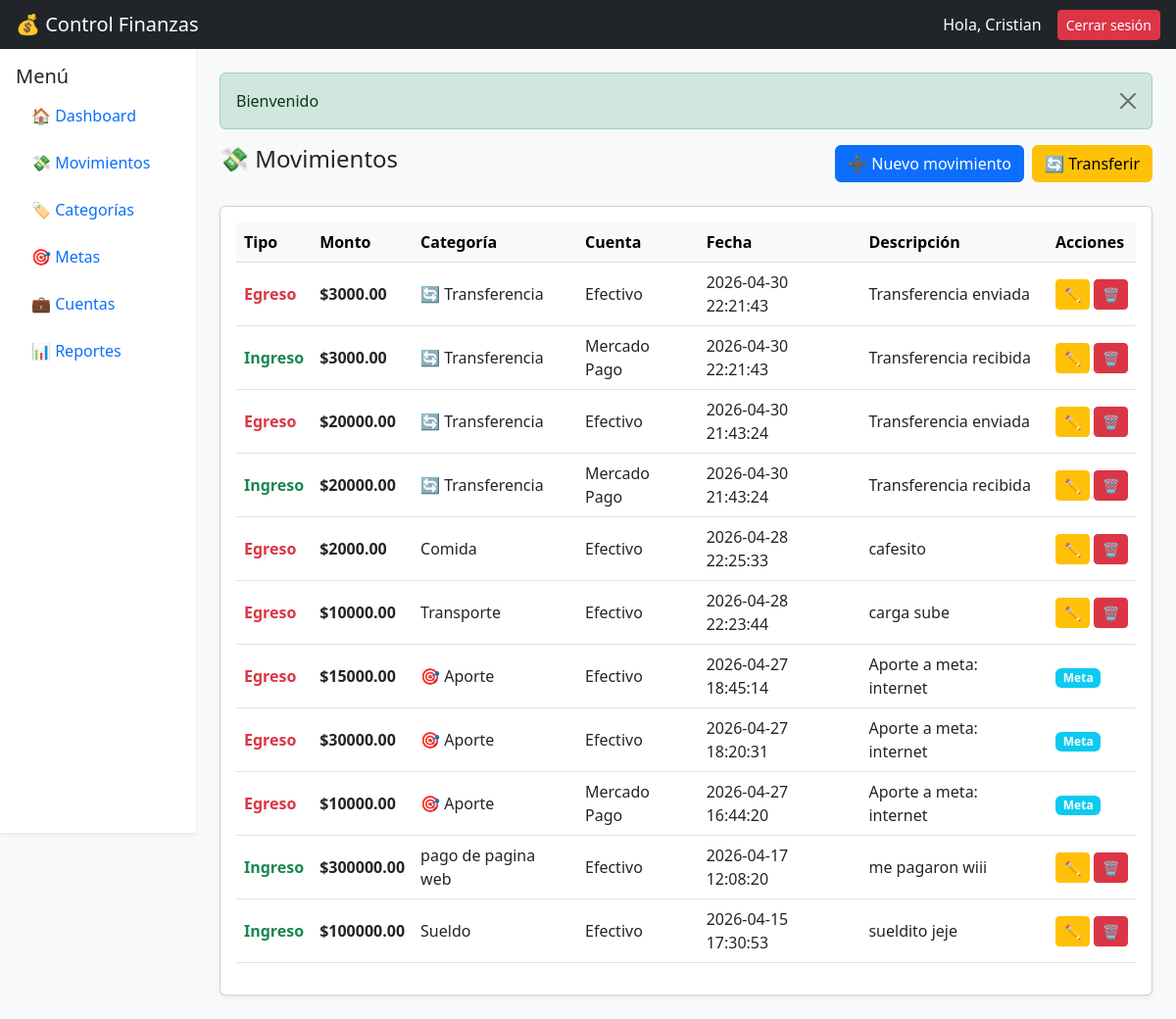
Page /index.php?action=movimientos (signed in) on the committed database.
### tables this page shows
CREATE TABLE `movimientos` (
  `id` int(11) NOT NULL,
  `tipo` enum('ingreso','egreso') NOT NULL,
  `monto` decimal(10,2) NOT NULL,
  `descripcion` varchar(255) DEFAULT NULL,
  `fecha` datetime DEFAULT current_timestamp(),
  `categoria_id` int(11) DEFAULT NULL,
  `cuenta_id` int(11) DEFAULT NULL,
  `usuario_id` int(11) DEFAULT NULL,
  `meta_id` int(11) DEFAULT NULL
);

CREATE TABLE `cuentas` (
  `id` int(11) NOT NULL,
  `nombre` varchar(50) NOT NULL,
  `saldo` decimal(10,2) DEFAULT 0.00,
  `usuario_id` int(11) DEFAULT NULL
);

CREATE TABLE `categorias` (
  `id` int(11) NOT NULL,
  `nombre` varchar(50) NOT NULL,
  `tipo` enum('ingreso','egreso') NOT NULL,
  `usuario_id` int(11) DEFAULT NULL
);

### controllers/MovimientoController.php (called while the page is built, shortened)
<?php
class MovimientoController{
    private $model;
    public function __construct()
    {
        require_once("c://xampp/htdocs/control_finanzas/models/Movimiento.php");
        $this->model = new MovimientoModel();
    }
    public function index(){
        $usuario_id = $_SESSION["usuario_id"];
        $movimientos = $this->model->getMovimientos($usuario_id);
        require_once("c://xampp/htdocs/control_finanzas/views/movimientos/index.php");
    }
}
?>

### config/database.php (called while the page is built)
<?php
    class db{
        private $host = "localhost";
        private $dbname = "control_finanzas";
        private $user = "root";
        private $password = "";
        public function conexion(){
            try{
                $PDO = new PDO("mysql:host=".$this->host.";dbname=".$this->dbname,$this->user,$this->password);
                return $PDO;
            }catch(PDOException $e){
                return $e->getMessage();
            }
        }
    }
?>

### models/Movimiento.php (called while the page is built, shortened)
<?php
    class MovimientoModel{
        private $PDO;
        public function __construct()
        {
            require_once("c://xampp/htdocs/control_finanzas/config/database.php");
            $con = new db();
            $this->PDO = $con->conexion();
        }
        public function getMovimientos($usuario_id){
            $statement = $this->PDO->prepare(
                "SELECT
                    m.id,
                    m.tipo,
                    m.monto,
                    m.fecha,
                    m.descripcion,
                    m.meta_id, -- 🔥 esto agregás
                    c.nombre AS categoria,
                    cu.nombre AS cuenta
                FROM movimientos m
                LEFT JOIN categorias c ON m.categoria_id = c.id
                LEFT JOIN cuentas cu ON m.cuenta_id = cu.id
                WHERE m.usuario_id = :id
                ORDER BY m.fecha DESC"
            );
            $statement->bindParam(":id", $usuario_id);
            $statement->execute();
            return $statement->fetchAll(PDO::FETCH_ASSOC);
        }
    }
?>

### views/movimientos/index.php (the view, shortened to what this page needs)
<?php require_once("c://xampp/htdocs/control_finanzas/views/layouts/header.php"); ?>
<?php require_once("c://xampp/htdocs/control_finanzas/views/layouts/navbar.php"); ?>
<div class="container-fluid">
    <div class="row">
        <?php require_once("c://xampp/htdocs/control_finanzas/views/layouts/sidebar.php"); ?>
        <div class="col-12 col-md-10 p-2 p-md-4">
            <?php require_once("c://xampp/htdocs/control_finanzas/views/layouts/alert.php"); ?>
            <div class="d-flex flex-column flex-md-row justify-content-between gap-2 mb-4">
                <h4 class="mb-0">💸 Movimientos</h4>
                <div class="d-flex flex-column flex-sm-row gap-2">
                    <a href="/control_finanzas/index.php?action=movimientos.crear"
                       class="btn btn-primary">
                        ➕ Nuevo movimiento
                    </a>
                    <a href="?action=movimientos.transferir"
                       class="btn btn-warning">
                        🔄 Transferir
                    </a>
                </div>
            </div>
            <div class="card shadow-sm">
                <div class="card-body p-2 p-md-3">
                    <div class="table-responsive">
                        <table class="table table-hover align-middle">
                            <thead class="table-light">
                                <tr>
                                    <th>Tipo</th>
                                    <th>Monto</th>
                                    <th class="d-none d-md-table-cell">Categoría</th>
                                    <th class="d-none d-lg-table-cell">Cuenta</th>
                                    <th>Fecha</th>
                                    <th class="d-none d-md-table-cell">Descripción</th>
                                    <th>Acciones</th>
                                </tr>
                            </thead>
                            <tbody>
                            <?php if(!empty($movimientos)): ?>
                                <?php foreach($movimientos as $m): ?>
                                    <tr>
                                        <td class="<?= $m['tipo'] == 'ingreso' ? 'text-success fw-bold' : 'text-danger fw-bold' ?>">
                                            <?= ucfirst($m['tipo']) ?>
                                        </td>
                                        <td class="fw-semibold">$<?= $m['monto'] ?></td>
                                        <td class="d-none d-md-table-cell">
                                            <?php if($m['meta_id']): ?>
                                                🎯 Aporte
                                            <?php elseif(str_contains($m['descripcion'], 'Transferencia')): ?>
                                                🔄 Transferencia
                                            <?php else: ?>
                                                <?= $m['categoria'] ?? 'Sin categoría' ?>
                                            <?php endif; ?>
                                        </td>
                                        <td class="d-none d-lg-table-cell">
                                            <?= $m['cuenta'] ?? 'Sin cuenta' ?>
                                        </td>
                                        <td><?= $m['fecha'] ?></td>
                                        <td class="d-none d-md-table-cell">
                                            <?= $m['descripcion'] ?? '-' ?>
                                        </td>
                                        <td>
                                            <?php if(empty($m['meta_id'])): ?>
                                                <div class="d-flex gap-1">
                                                    <a href="/control_finanzas/index.php?action=movimientos.editar&id=<?= $m['id'] ?>"
                                                       class="btn btn-sm btn-warning">✏️</a>
                                                    <a href="/control_finanzas/index.php?action=movimientos.delete&id=<?= $m['id'] ?>"
                                                       class="btn btn-sm btn-danger"
                                                       onclick="return confirm('¿Eliminar movimiento?')">🗑️</a>
                                                </div>
                                            <?php else: ?>
                                                <span class="badge bg-info">Meta</span>
                                            <?php endif; ?>
                                        </td>
                                    </tr>
                                <?php endforeach; ?>
                            <?php endif; ?>
                            </tbody>
                        </table>
                    </div>
                </div>
            </div>
        </div>
    </div>
</div>
<?php require_once("c://xampp/htdocs/control_finanzas/views/layouts/footer.php"); ?>

### rows in the picture
movimientos: tipo "Egreso", monto "3000.00", shows "🔄 Transferencia", cuenta.nombre "Efectivo", fecha "2026-04-30 22:21:43", descripcion "Transferencia enviada"
movimientos: tipo "Ingreso", monto "3000.00", shows "🔄 Transferencia", cuenta.nombre "Mercado Pago", fecha "2026-04-30 22:21:43", descripcion "Transferencia recibida"
movimientos: tipo "Egreso", monto "20000.00", shows "🔄 Transferencia", cuenta.nombre "Efectivo", fecha "2026-04-30 21:43:24", descripcion "Transferencia enviada"
movimientos: tipo "Ingreso", monto "20000.00", shows "🔄 Transferencia", cuenta.nombre "Mercado Pago", fecha "2026-04-30 21:43:24", descripcion "Transferencia recibida"
movimientos: tipo "Egreso", monto "2000.00", categoria.nombre "Comida", cuenta.nombre "Efectivo", fecha "2026-04-28 22:25:33", descripcion "cafesito"
movimientos: tipo "Egreso", monto "10000.00", categoria.nombre "Transporte", cuenta.nombre "Efectivo", fecha "2026-04-28 22:23:44", descripcion "carga sube"
movimientos: tipo "Egreso", monto "15000.00", shows "🎯 Aporte", cuenta.nombre "Efectivo", fecha "2026-04-27 18:45:14", descripcion "Aporte a meta: internet", shows "Meta"
movimientos: tipo "Egreso", monto "30000.00", shows "🎯 Aporte", cuenta.nombre "Efectivo", fecha "2026-04-27 18:20:31", descripcion "Aporte a meta: internet", shows "Meta"
movimientos: tipo "Egreso", monto "10000.00", shows "🎯 Aporte", cuenta.nombre "Mercado Pago", fecha "2026-04-27 16:44:20", descripcion "Aporte a meta: internet", shows "Meta"
movimientos: tipo "Ingreso", monto "300000.00", categoria.nombre "pago de pagina web", cuenta.nombre "Efectivo", fecha "2026-04-17 12:08:20", descripcion "me pagaron wiii"
movimientos: tipo "Ingreso", monto "100000.00", categoria.nombre "Sueldo", cuenta.nombre "Efectivo", fecha "2026-04-15 17:30:53", descripcion "sueldito jeje"

### other values in the picture
$_SESSION['usuario'] "Cristian"
$_SESSION["mensaje"] "Bienvenido"
